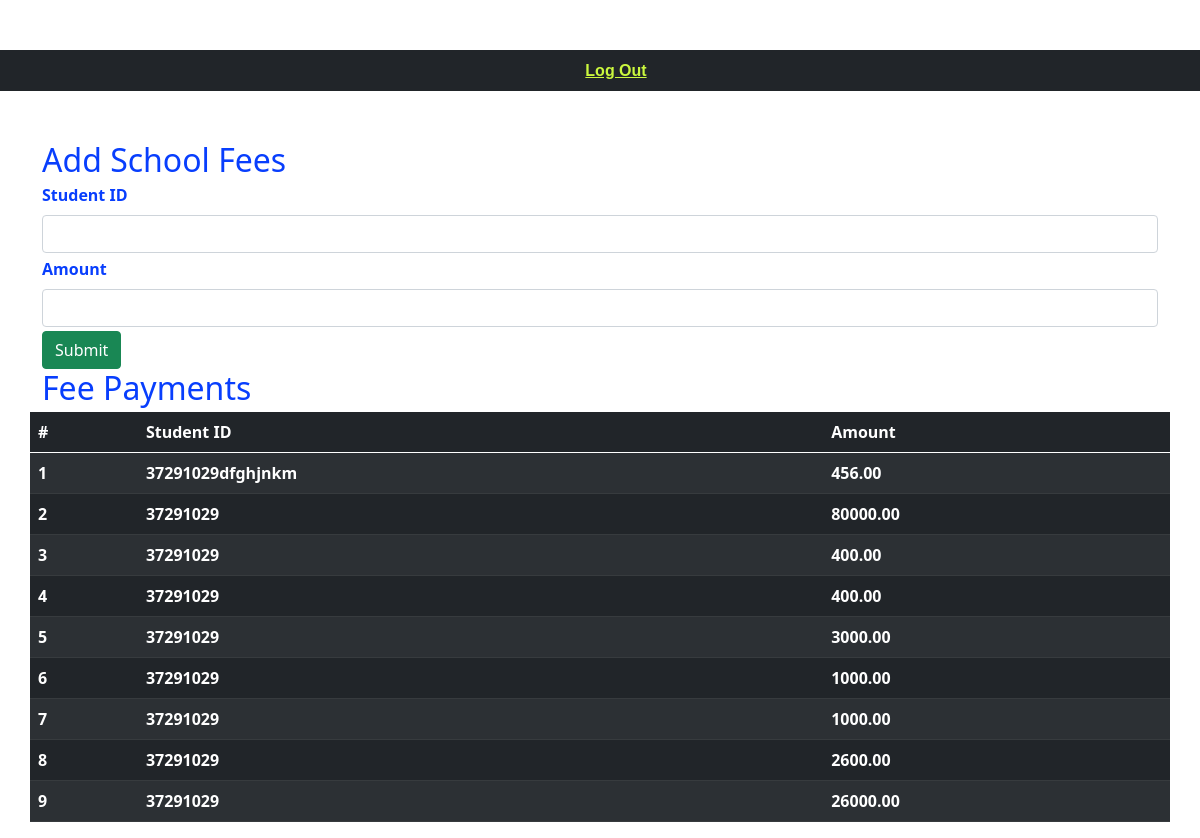
The app's page /add-fees (signed in) with its own data.
### main/models.py (models this page shows, shortened)
class FeePaid(models.Model):
    amount = models.DecimalField(max_digits = 8, decimal_places=2, blank=True,null=True)
    student_id = models.CharField(max_length=20,null=True,blank=True)
    date_created = models.DateTimeField(auto_now_add=True,null=True)
    updated = models.DateTimeField(auto_now=True,null=True, blank=True)
    class Meta:
        verbose_name_plural = 'FeesPaid'
        ordering = ['-date_created']

### main/views.py (the view, shortened to what this page needs)
# urls.py: path('add-fees',views.add_school_fees,name='add_school_fees'),
@login_required
def add_school_fees(request):
    fees = FeePaid.objects.all()
    context = {'fees':fees}
    return render(request,'main/add-fees.html',context)

### templates/main/add-fees.html (shortened to what this page needs)
{% extends 'main/base.html' %}
{% block content %}
<div class="container">
	<h2 class="mb-1">Add School Fees</h2>
	  <div class="row">
			<form method="post" action="{% url 'main:add_school_fees' %}">
				<div class="mb-1">
			    <label for="inputStudentID" class="form-label">Student ID</label>
			    <input type="text" class="form-control" name="inputStudentID">
			  </div>
			   <div class="mb-1">
			    <label for="inputAmount" class="form-label">Amount</label>
			    <input type="text" class="form-control" name="inputAmount" >
			  </div>
			  <button type="submit" class="btn btn-success">Submit</button>
			</form>
		</div>
</div>
<div class="container">
	<h2 class="mb-1">Fee Payments</h2>
	  <div class="row">
			<table class="table table-striped table-dark">
  <thead>
    <tr>
      <th scope="col">#</th>
      <th scope="col">Student ID</th>
      <th scope="col">Amount</th>
    </tr>
  </thead>
  <tbody>
    {% for fee in fees %}
    <tr>
      <th scope="row">{{forloop.counter}}</th>
      <td>{{fee.student_id}}</td>
      <td>{{fee.amount}}</td>
    </tr>
  {% endfor %}
  </tbody>
</table>
		</div>
</div>
{% endblock %}

### templates/main/base.html (style rules this page uses)
body { background-color: white; color: #083efd; margin-top: 50px; font-weight: 600; background-image: url(../../static/img/hostel.jpg); background-size: cover; }

### records on screen
FeePaid: student_id "37291029dfghjnkm", amount "456.00"
FeePaid: student_id "37291029", amount "80000.00"
FeePaid: student_id "37291029", amount "400.00"
FeePaid: student_id "37291029", amount "400.00"
FeePaid: student_id "37291029", amount "3000.00"
FeePaid: student_id "37291029", amount "1000.00"
FeePaid: student_id "37291029", amount "1000.00"
FeePaid: student_id "37291029", amount "2600.00"
FeePaid: student_id "37291029", amount "26000.00"
